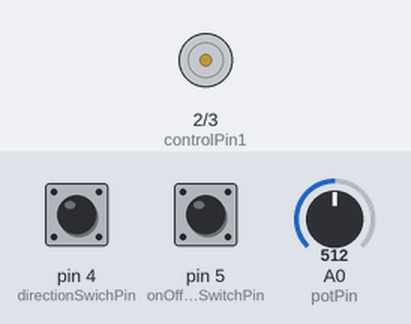
The sketch below on a simulated Arduino Uno, built with avr-gcc and run on an emulated ATmega328P. Shown: motor-driver pin pairs drawn as motors (green arrow = first pin HIGH = forward, orange = second pin HIGH = backward, longer = more drive, scaled by the enable pin). The inputs (shaded band) are chosen by the test bench; at power-on: pin 4 (directionSwichPin) LOW, pin 5 (onOffSwitchStateSwitchPin) LOW, A0 (potPin) = 512.

Above: at 1.2 s.
1.3 s: pin 4 (directionSwichPin) pulled HIGH for 0.15 s
2.9 s: pin 5 (onOffSwitchStateSwitchPin) pulled HIGH for 0.15 s
At 4.1 s:
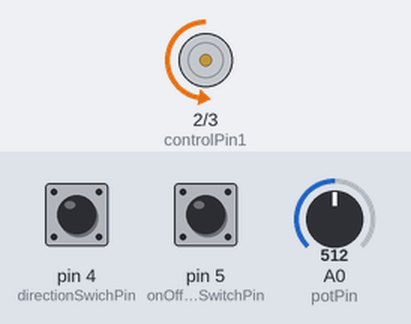
4.5 s: A0 (potPin) set to 716
At 5.5 s:
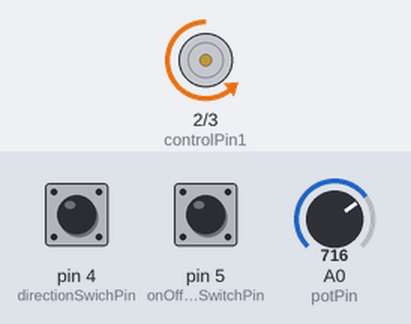
6.0 s: A0 (potPin) set to 900
At 6.6 s:
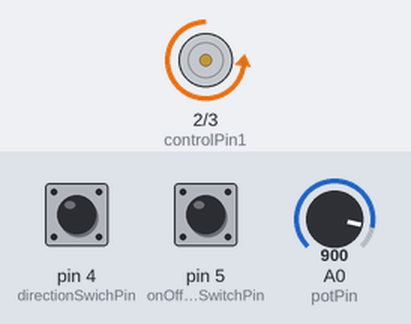
7.5 s: pin 4 (directionSwichPin) pulled HIGH for 1 s
At 9.0 s:
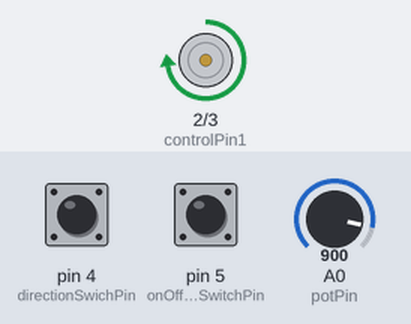
10.0 s: A0 (potPin) set to 511
At 10.9 s:
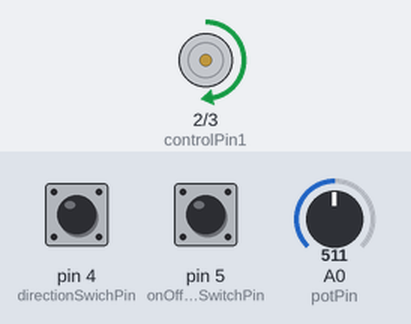
Timing chart, 0 to 12.5 s (numbered marks = the images above; inputs shaded):
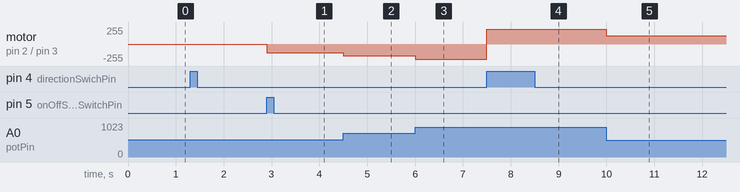

Measured:
- after the input at 2.9 s, motor on pin 2 (controlPin1) / pin 3 (controlPin2): stopped → backward 128/255 at once
- after the input at 4.5 s, motor on pin 2 (controlPin1) / pin 3 (controlPin2): backward 128/255 → backward 179/255 at once
- after the input at 6.0 s, motor on pin 2 (controlPin1) / pin 3 (controlPin2): backward 179/255 → backward 225/255 at once
- after the input at 7.5 s, motor on pin 2 (controlPin1) / pin 3 (controlPin2): backward 225/255 → forward 225/255 at once
- after the input at 10.0 s, motor on pin 2 (controlPin1) / pin 3 (controlPin2): forward 225/255 → forward 127/255 at once

The sketch:

zootropo.ino
```cpp
const int controlPin1 = 2;
const int controlPin2 = 3;
const int enablePin = 9;
const int directionSwichPin = 4;
const int onOffSwitchStateSwitchPin = 5;
const int potPin = A0;
int onOffSwitchState = 0;
int previousOnOffSwitchSate = 0;
int directionSwitchState = 0;
int previousdirectionSwitchState = 0;
int motorEnabled = 0;
int motorSpeed = 0;
int motroDirection = 1;

void setup() {
  pinMode(directionSwichPin, INPUT);
  pinMode(onOffSwitchStateSwitchPin, INPUT);
  pinMode(controlPin1,OUTPUT);
  pinMode(controlPin2,OUTPUT);
  pinMode(enablePin,OUTPUT);
  digitalWrite(enablePin,LOW);
}

void loop() {
  onOffSwitchState = digitalRead(onOffSwitchStateSwitchPin);
  delay(1);
  directionSwitchState = digitalRead(directionSwichPin);
  motorSpeed = analogRead(potPin)/4;

  if(onOffSwitchState != previousOnOffSwitchSate){
    if(onOffSwitchState == HIGH){
      motorEnabled = !motorEnabled;
    }
  }

  if(directionSwitchState != previousdirectionSwitchState){
    if(directionSwitchState == HIGH){
      motroDirection = !motroDirection;
    }

  }

  if(motroDirection == 1){
    digitalWrite(controlPin1,HIGH);
    digitalWrite(controlPin2,LOW);
  }else{
    digitalWrite(controlPin1,LOW);
    digitalWrite(controlPin2,HIGH);
  }

  if(motorEnabled == 1){
    analogWrite(enablePin,motorSpeed);
  }else{
    analogWrite(enablePin,0);
  }

  previousdirectionSwitchState = directionSwitchState;
  previousOnOffSwitchSate = onOffSwitchState;

}
```
